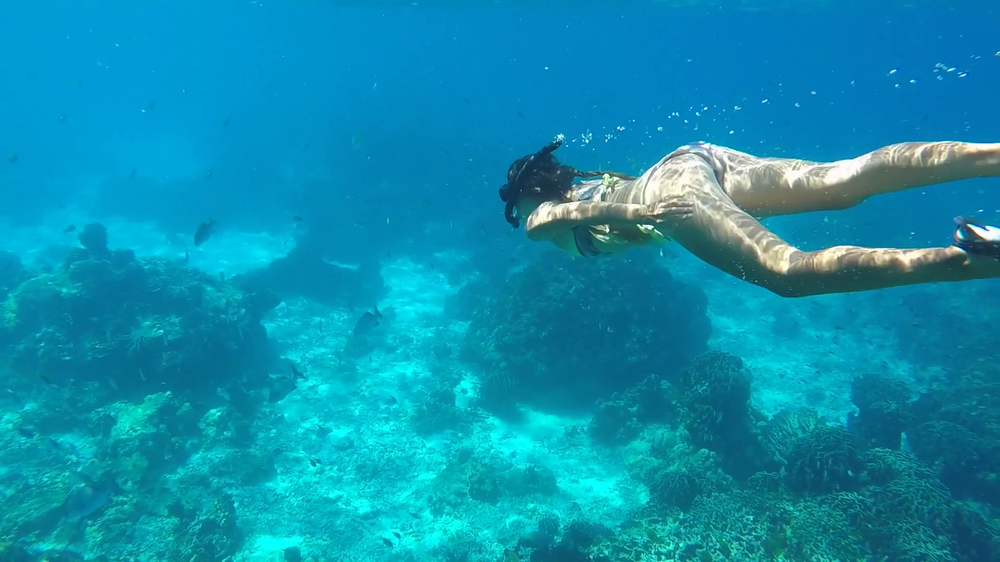
#> input picture images/underwater-15.png, 1000 x 562 px, shrunk from 1920 x 1080 before the run
$ jupyter execute Untitled.ipynb
#> lines starting #> are read from the running program, lines starting #| are printed output that depends on the picture; after the words box and inside, x2 and y2 are one past the last pixel; in counts of white or black regions, pixels touching at a corner belong together
[cell 1]
import cv2
import numpy as np
import dippykit as dip
import matplotlib.pyplot as plt


#PICKING AN IMAGE
im_original = cv2.imread("images/underwater-15.png")
#> im_original is the input picture: shape (562, 1000, 3); mean B, G, R 173.8, 142.9, 13.4
cv2.imshow("Original image", im_original)

#Select pixels that are similar in color to skin
im_skin = np.copy(im_original)
for i in range(np.shape(im_original)[0]):
    for j in range(np.shape(im_original)[1]):
        if im_original[i,j][2] < 60:
            im_skin[i,j]=[0,0,0]
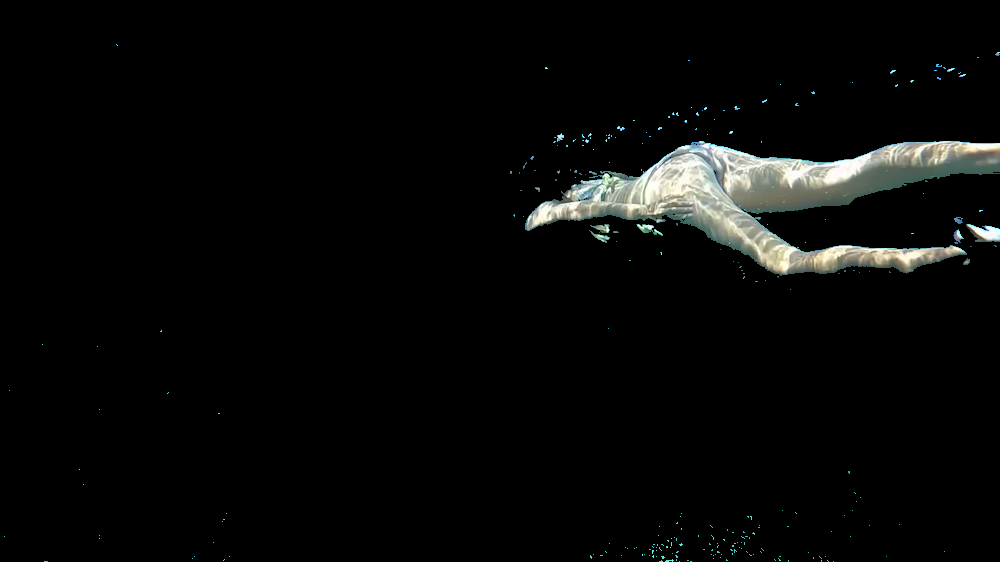
#> im_skin: shape (562, 1000, 3); mean B, G, R 8.4, 9.1, 8.5

cv2.imshow("Zones similar to skin color", im_skin)

#Select zones with high luminosity (probably zones iluminated by refracted light)
im_gray = cv2.cvtColor(im_original, cv2.COLOR_BGR2GRAY)
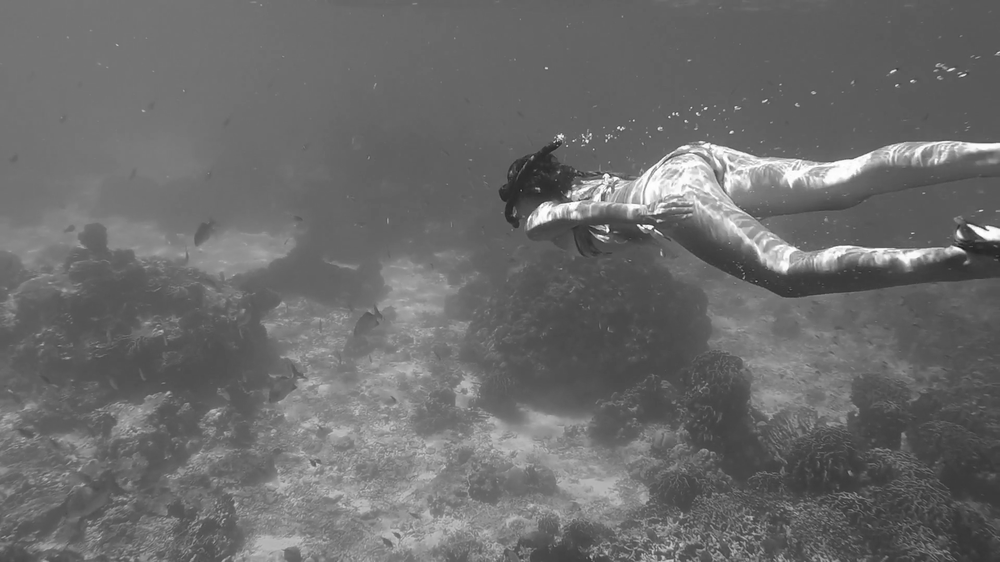
#> im_gray: shape (562, 1000); min 26, max 255, mean 107.7
ret,th1 = cv2.threshold(im_gray,180,255,cv2.THRESH_BINARY)
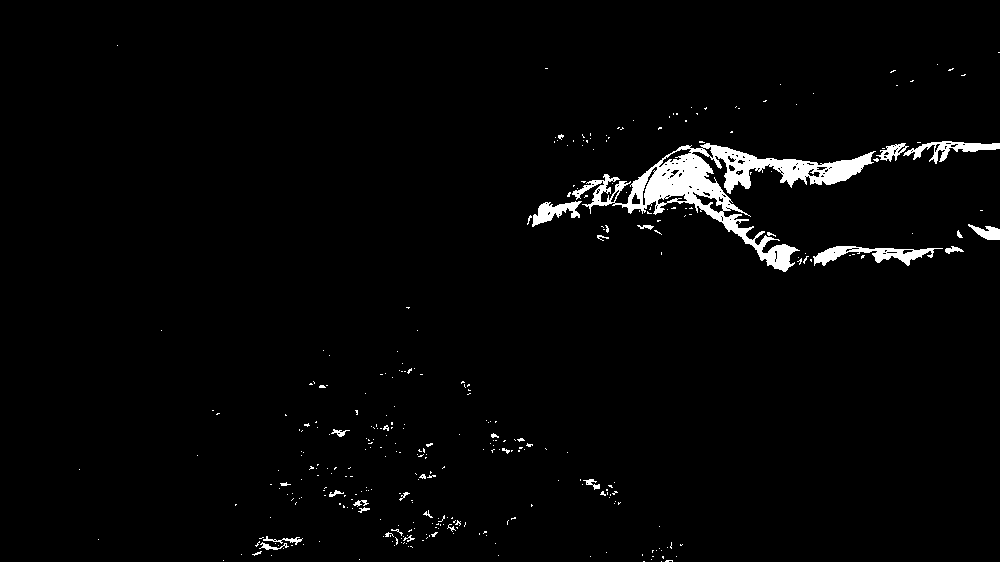
#> th1: shape (562, 1000); 2.4% white; 342 white regions (312 under 20 px), largest, box (x1, y1, x2, y2) and area: (572, 143, 876, 272) 8710, (813, 246, 943, 266) 1068, (903, 141, 1000, 164) 772
cv2.imshow("Image after Binary Threshold", th1)

#Saliency detection
# initialize OpenCV's static fine grained saliency detector and compute the saliency map
saliency = cv2.saliency.StaticSaliencyFineGrained_create()
(success, saliencyMap) = saliency.computeSaliency(im_original)
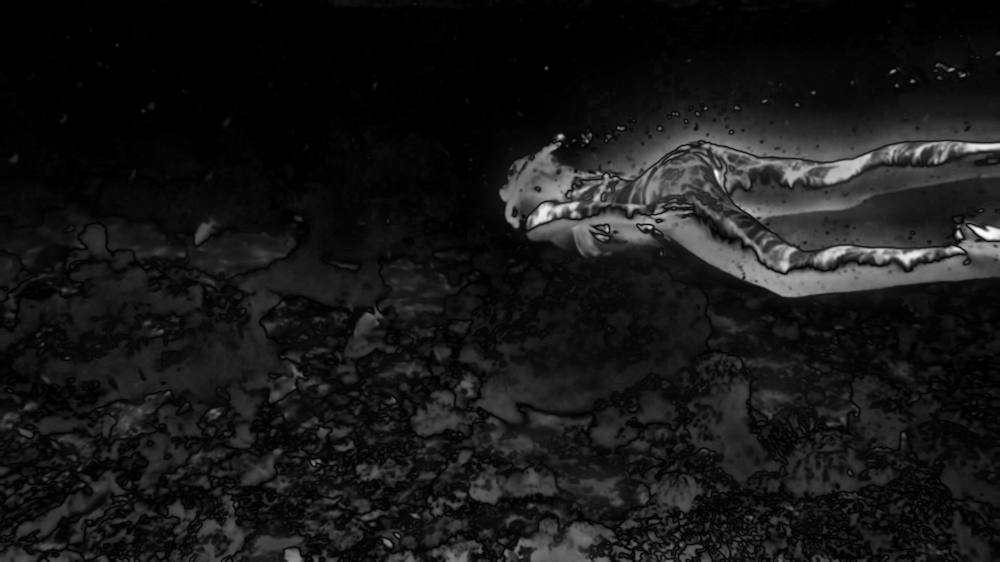
#> saliencyMap: shape (562, 1000) float32; min 0, max 1, mean 0.0934
#> success = True
cv2.imshow("Output of Saliency Detection", saliencyMap)


# if we would like a *binary* map that we could process for contours,
# compute convex hull's, extract bounding boxes, etc., we can
# additionally threshold the saliency map

threshMap = cv2.threshold(saliencyMap*255, 80, 255,
cv2.THRESH_BINARY)[1]
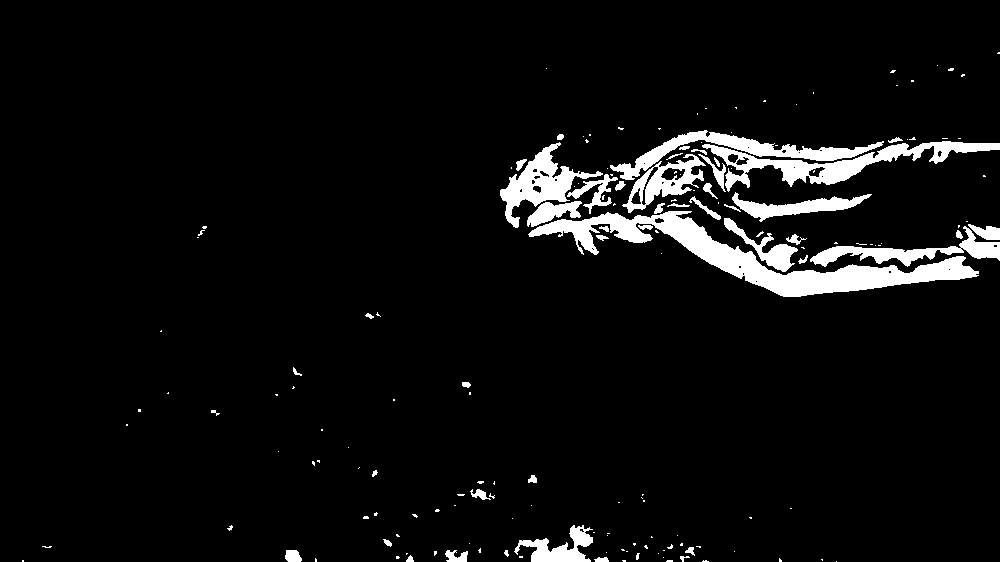
#> threshMap: shape (562, 1000) float32; 5.6% white; 170 white regions (123 under 20 px), largest, box (x1, y1, x2, y2) and area: (528, 211, 979, 297) 9321, (702, 141, 1000, 192) 3974, (610, 130, 884, 180) 2975
cv2.imshow("Thresh", threshMap)


# record the results
cv2.imwrite("temp_images/saliency.png", saliencyMap*255)
#> Out = True

[cell 2]
#PICKING AN IMAGE
im_original = cv2.imread("images/underwater-15.png")

# initialize OpenCV's objectness saliency detector and set the path
# to the input model files
saliency = cv2.saliency.ObjectnessBING_create()
saliency.setTrainingPath('ObjectnessTrainedModel')

# compute the bounding box predictions used to indicate saliency
(success, saliencyMap) = saliency.computeSaliency(im_original)

print(np.shape(saliencyMap))
print(success)
#| True
"""
# loop over the detections
for i in range(0, min(numDetections, args["max_detections"])):
    # extract the bounding box coordinates
    (startX, startY, endX, endY) = saliencyMap[i].flatten()

    # randomly generate a color for the object and draw it on the image
    output = image.copy()
    color = np.random.randint(0, 255, size=(3,))
    color = [int(c) for c in color]
    cv2.rectangle(output, (startX, startY), (endX, endY), color, 2)

    # show the output image
    cv2.imshow("Image", output)
    cv2.waitKey(0)

"""

$ run again, with images/UW_400.png copied over images/underwater-15.png
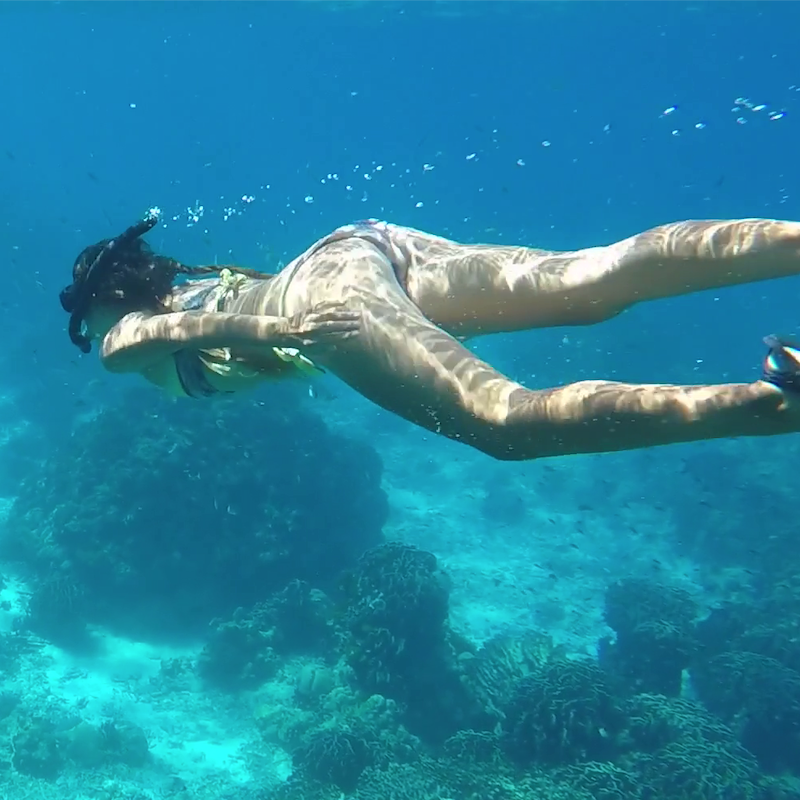
#> input picture images/UW_400.png, 800 x 800 px
#> im_original is the input picture: shape (800, 800, 3); mean B, G, R 160.8, 132.7, 37.4
#> th1: shape (800, 800); 4.9% white; 204 white regions (170 under 20 px), largest, box (x1, y1, x2, y2) and area: (235, 234, 526, 421) 11562, (334, 221, 695, 300) 8256, (111, 269, 264, 352) 2912
#> `(success, saliencyMap) = saliency.computeSaliency(im_original)`:
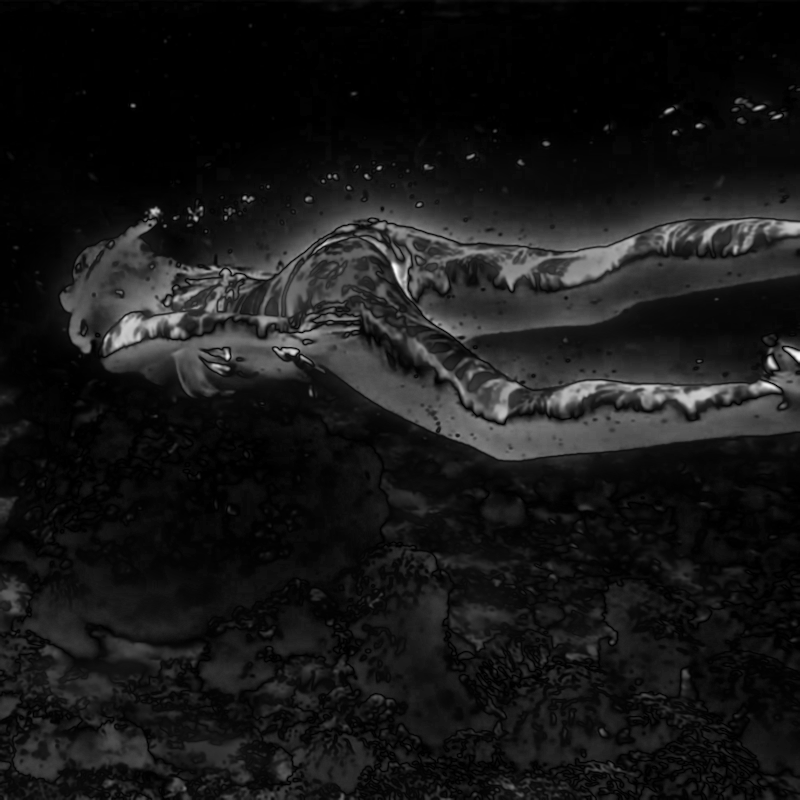
#> saliencyMap: shape (800, 800) float32; min 0, max 1, mean 0.0928
#> success = True
#> `threshMap = cv2.threshold(saliencyMap*255, 80, 255, cv2.THRESH_BINARY)..`:
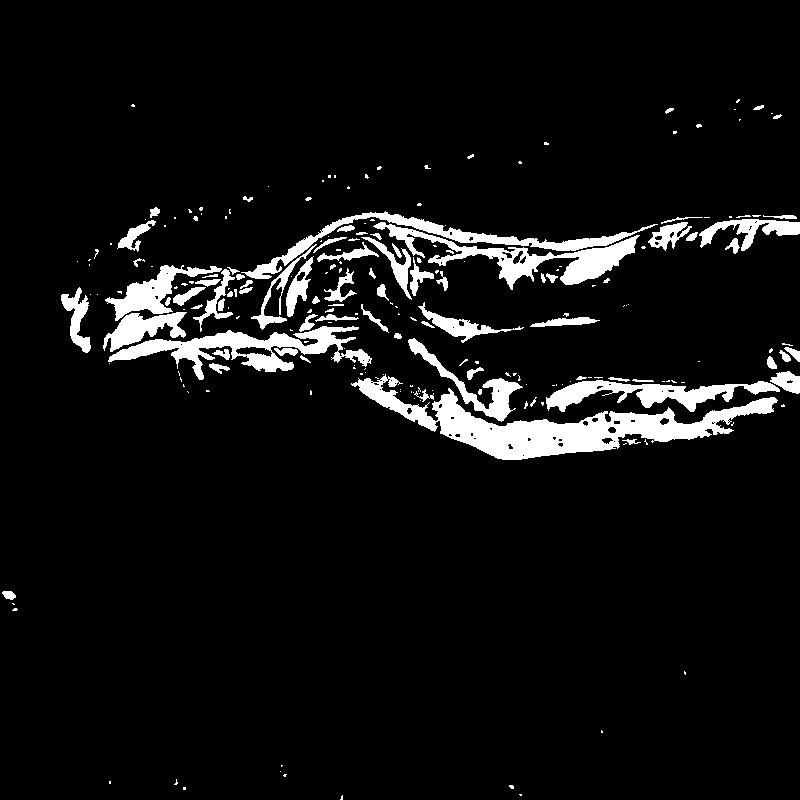
#> threshMap: shape (800, 800) float32; 6.9% white; 225 white regions (143 under 20 px), largest, box (x1, y1, x2, y2) and area: (351, 374, 778, 460) 10375, (108, 326, 372, 380) 4613, (373, 222, 640, 290) 4155
#| True

$ run again, with images/dancer.png copied over images/underwater-15.png
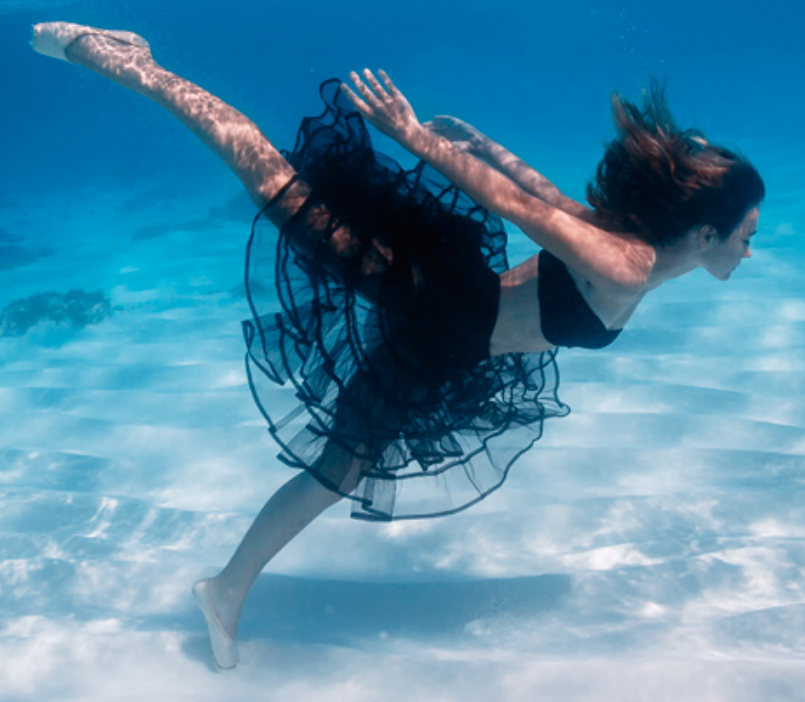
#> input picture images/dancer.png, 805 x 702 px
#> im_original is the input picture: shape (702, 805, 3); mean B, G, R 168.4, 139.4, 80
#> th1: shape (702, 805); 23.8% white; 156 white regions (90 under 20 px), largest, box (x1, y1, x2, y2) and area: (0, 383, 805, 702) 116867, (740, 299, 805, 387) 3042, (173, 357, 247, 403) 1535
#> `(success, saliencyMap) = saliency.computeSaliency(im_original)`:
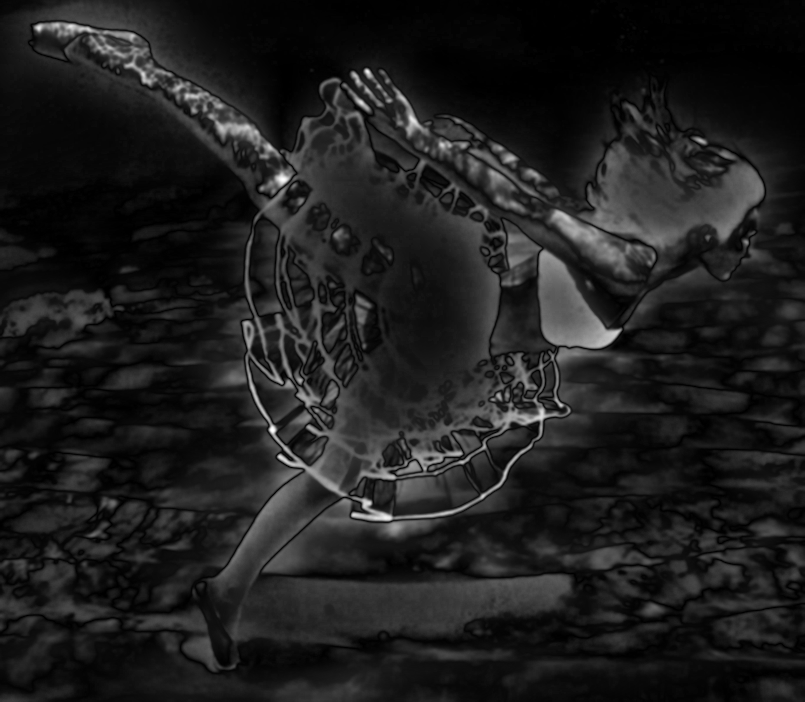
#> saliencyMap: shape (702, 805) float32; min 0, max 1, mean 0.119
#> success = True
#> `threshMap = cv2.threshold(saliencyMap*255, 80, 255, cv2.THRESH_BINARY)..`:
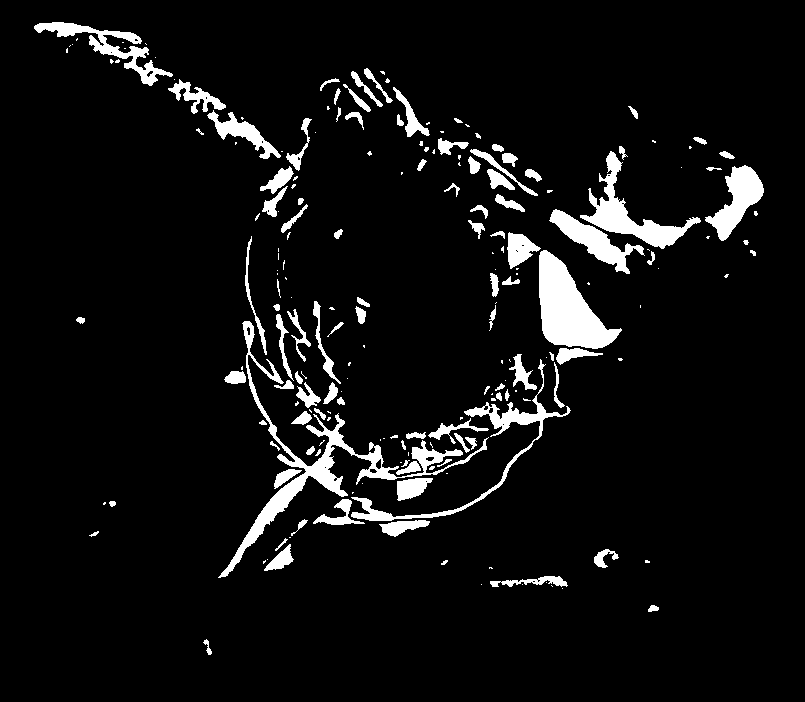
#> threshMap: shape (702, 805) float32; 6.4% white; 204 white regions (100 under 20 px), largest, box (x1, y1, x2, y2) and area: (218, 321, 489, 578) 5356, (539, 250, 622, 349) 4279, (580, 151, 701, 249) 2750
#| True

$ run again, with images/header2.png copied over images/underwater-15.png
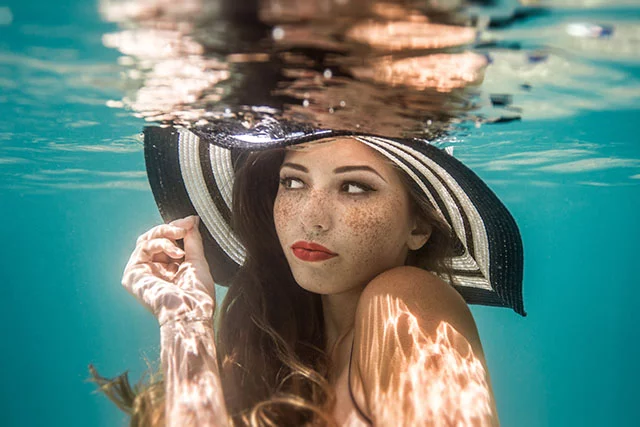
#> input picture images/header2.png, 640 x 427 px
#> im_original is the input picture: shape (427, 640, 3); mean B, G, R 121.8, 131.2, 101.1
#> th1: shape (427, 640); 15.5% white; 384 white regions (323 under 20 px), largest, box (x1, y1, x2, y2) and area: (101, 0, 234, 128) 8380, (372, 294, 491, 427) 8057, (121, 216, 227, 427) 8016
#> `(success, saliencyMap) = saliency.computeSaliency(im_original)`:
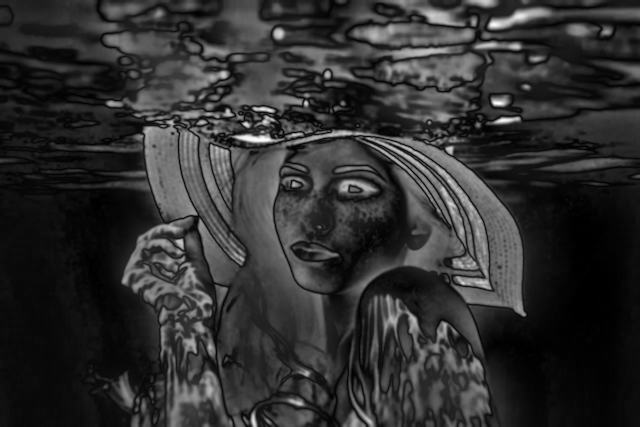
#> saliencyMap: shape (427, 640) float32; min 0, max 1, mean 0.188
#> success = True
#> `threshMap = cv2.threshold(saliencyMap*255, 80, 255, cv2.THRESH_BINARY)..`:
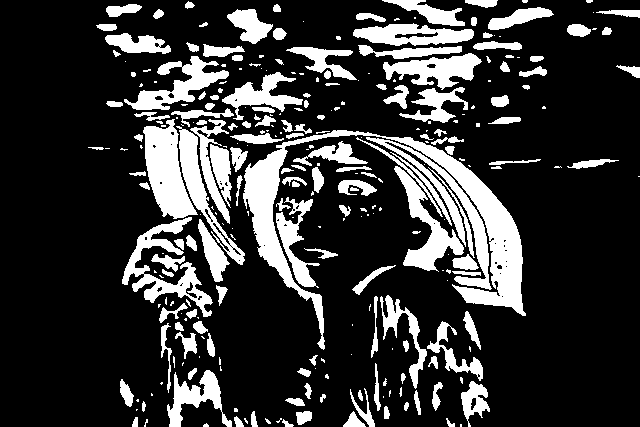
#> threshMap: shape (427, 640) float32; 21% white; 288 white regions (137 under 20 px), largest, box (x1, y1, x2, y2) and area: (243, 130, 526, 350) 9297, (143, 119, 198, 219) 2997, (366, 137, 492, 290) 2535
#| True
